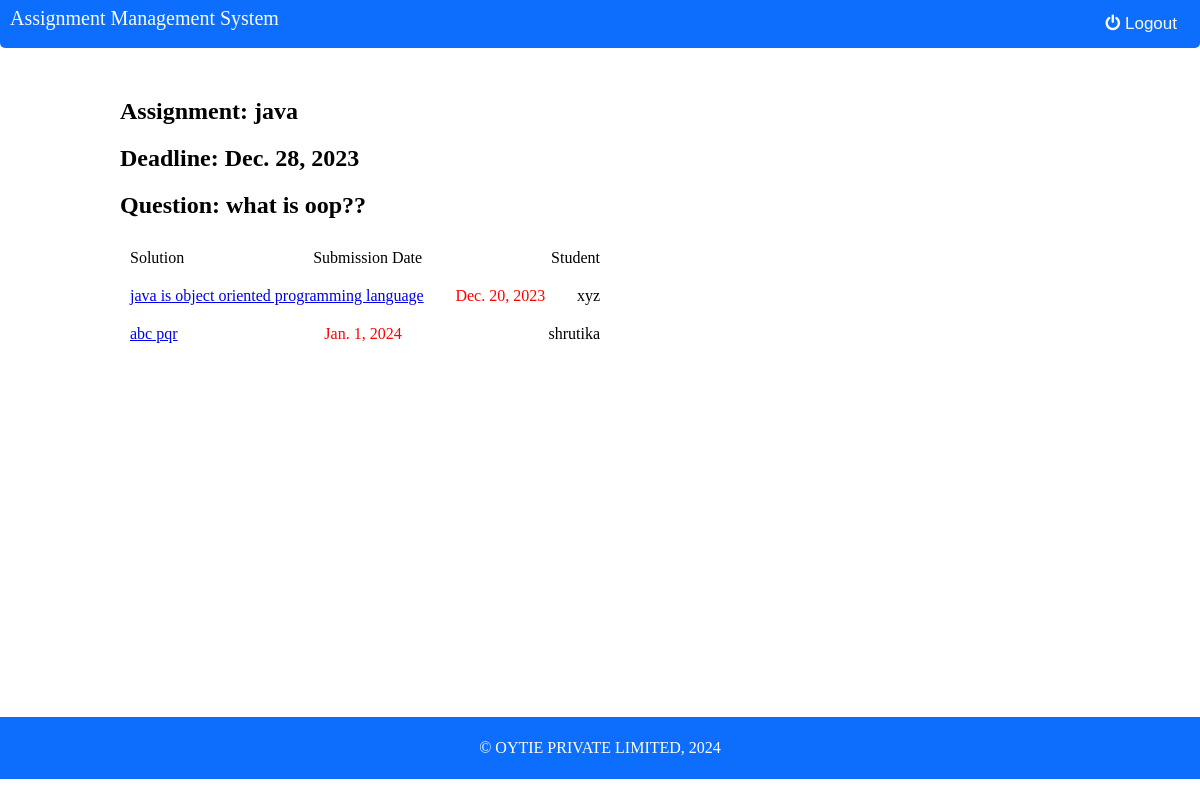
The page /assignment_response/1 on the database its author committed.
### service/models.py (models this page shows)
class Assignment(models.Model):
    name=models.CharField(max_length=50)
    batch=models.ForeignKey("Batch", on_delete=models.CASCADE)
    teacher_id=models.ForeignKey("Teacher", on_delete=models.CASCADE)
    questions=models.TextField(max_length=200)
    deadline=models.DateField()

class Solution(models.Model):
    stud_id=models.ForeignKey("Student", on_delete=models.CASCADE)
    assign_id=models.ForeignKey("Assignment", on_delete=models.CASCADE)
    solution=models.TextField(max_length=500)
    points=models.CharField(max_length=20,null=True)
    comment=models.CharField(max_length=80,null=True)
    submission_date=models.DateField()

class Student(models.Model):
    name=models.CharField(max_length=20)
    username=models.CharField(max_length=50)
    address=models.CharField(max_length=80)
    phone=models.CharField(max_length=20)
    email=models.EmailField(max_length = 254)
    batch=models.ForeignKey("Batch", on_delete=models.CASCADE)
    password=models.CharField(max_length=20)

### assignment_management/views.py (the view)
# urls.py: path('assignment_response/<int:id>',views.assignment_response,name="assignment_response"),
def assignment_response(request,id):
    main_list=[]
    assignset=Assignment.objects.filter(id=id)
    for assign in assignset:
        data={"id":assign.id,"name":assign.name,"deadline":assign.deadline,"que":assign.questions}
    result=Solution.objects.filter(assign_id=id)
    for res in result:
        stud_id=res.stud_id
        stud_detail=Student.objects.filter(id=stud_id.id)
        for s in stud_detail:
            stud_name=s.name
        list=[stud_id.id,stud_name,res.solution,res.submission_date]
        main_list.append(list)
    data.update({"details":main_list})
    return render(request,'assignment_response.html',data)

### templates/assignment_response.html (shortened to what this page needs)
<!DOCTYPE html>
<html lang="en">
<head>
  <link rel="stylesheet" href="https://cdnjs.cloudflare.com/ajax/libs/font-awesome/4.7.0/css/font-awesome.min.css">
</head>
<body>
  <nav>
    <h1 id="header">Assignment Management System</h1>
    <div id="nav--right">
      <form action="{%url 'logout'%}">
        <li><button id="logout"><i class="fa fa-power-off"></i>Logout</button></li>
      </form>
    </div>
  </nav>
  <div class="container">
    <h1 >Assignment: {{name}}</h1>
    <h1>Deadline: {{deadline}}</h1>
    <h1>Question: {{que}}</h1>
    <ul>
      <li>
        <div class="sol">Solution</div>
        <div class="submission">Submission Date</div>
        <div class="stud">Student</div>
      </li>
      {% for x in details%}
      <li>
        <a href="/check/{{id}}/{{x.0}}">
          <div>{{x.2}}</div>
        </a>
        <div class="date">{{x.3}}</div>
        <div>{{x.1}}</div>
      </li>
      {% endfor %}
    </ul>
    <br>
    <br>
  </div>
  <footer class="footer">
    <p>&copy; OYTIE PRIVATE LIMITED, 2024</p>
  </footer>
</body>
</html>

### templates/assignment_response.html (style rules this page uses)
* { padding: 0; margin: 0; box-sizing: border-box; }
html, main { width: 100%; height: 100%; position: relative; }
nav { display: flex; justify-content: space-between; background-color: #0d6efd; color: #f8f9fa; width: 100%; height: 6vh; border-radius: 0 0 5px 5px; }
#nav--right { display: flex; align-items: center; gap: 20px; }
.container { width: 80%; margin: 50px auto; text-align: left; }
h1 { font-size: 24px; margin-bottom: 20px; }
#header { margin-left: 10px; margin-right: 10px; list-style: none; margin-top: 7px; font-size: 20px; font-weight: 500; }
ul { list-style: none; padding: 0; margin: 0; }
li { text-align: center; padding: 10px; display: flex; justify-content: space-between; padding-right: 50%; }
#logout { display: flex; color: #f8f9fa; padding: 5px; background-color: transparent; border: none; font-size: 17px; cursor: pointer; margin-right: 18px; }
#logout i { cursor: pointer; margin-right: 5px; }
.date { color: red; }
.footer { background: #0d6efd; width: 100%; padding: 22px 0; margin-top: 41vh; text-align: center; height: fit-content; color: #fff; }
.footer p { display: flex; justify-content: center; align-items: center; text-align: center; }

### rows shown on the page
Assignment: name "java", deadline "Dec. 28, 2023", questions "what is oop??"
Solution: solution "java is object oriented programming language", submission_date "Dec. 20, 2023"
Student: name "xyz"
Solution: solution "abc pqr", submission_date "Jan. 1, 2024"
Student: name "shrutika"
